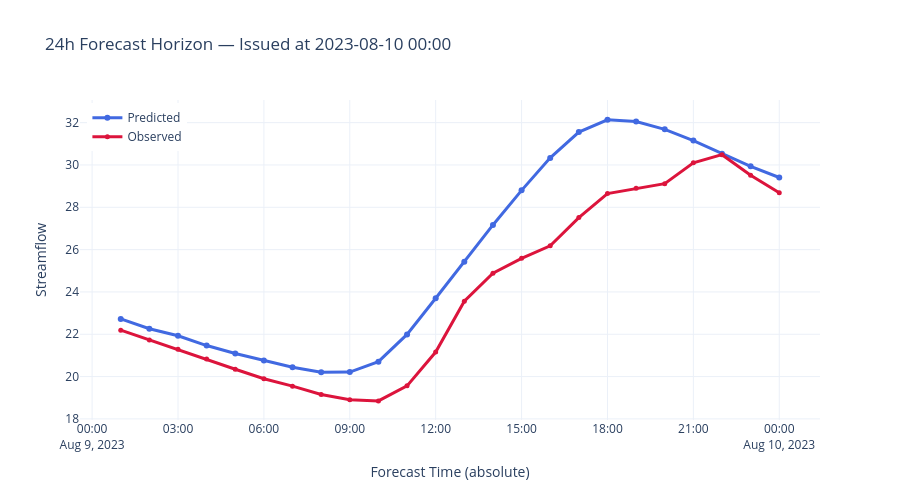
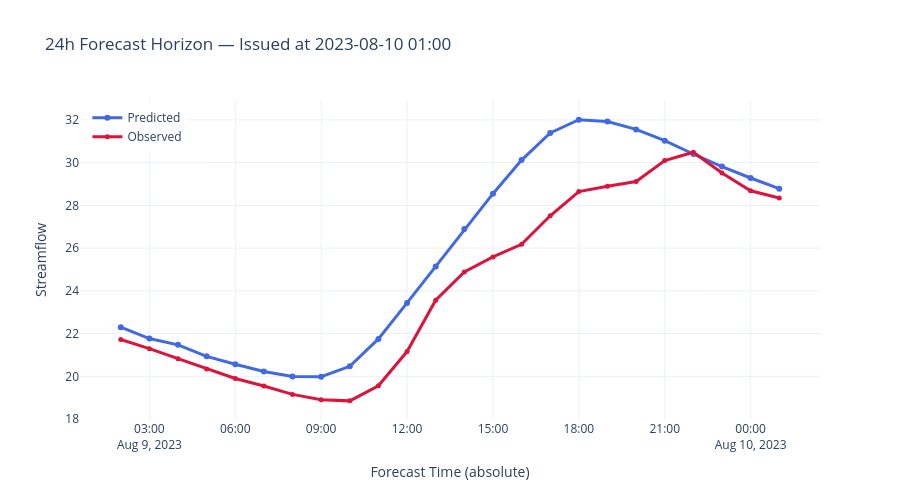

Write notebook code for charts like these, in order.
### Code cell
# Example: visualize forecast issued on April 10, 2024, at midnight
plot_forecast_horizon_24h(
    issue_date="2023-08-10 00:00:00",
    xr_ds=results_
).show()
plot_forecast_horizon_24h(
    issue_date="2023-08-10 01:00:00",
    xr_ds=results_
).show()
